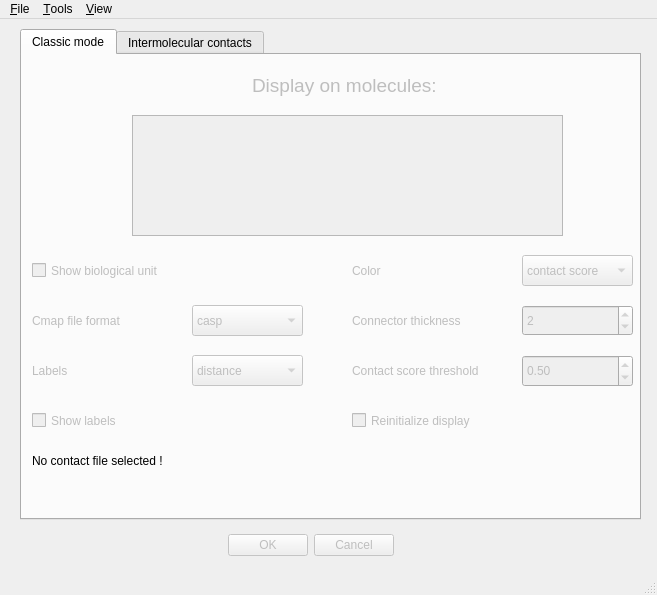
<?xml version="1.0" encoding="UTF-8"?>
<ui version="4.0">
 <class>MainWindow</class>
 <widget class="QMainWindow" name="MainWindow">
  <property name="geometry">
   <rect>
    <x>0</x>
    <y>0</y>
    <width>657</width>
    <height>595</height>
   </rect>
  </property>
  <property name="windowTitle">
   <string>MainWindow</string>
  </property>
  <widget class="QWidget" name="centralwidget">
   <widget class="QTabWidget" name="tabWidget">
    <property name="geometry">
     <rect>
      <x>20</x>
      <y>10</y>
      <width>621</width>
      <height>491</height>
     </rect>
    </property>
    <property name="currentIndex">
     <number>0</number>
    </property>
    <widget class="QWidget" name="tab">
     <attribute name="title">
      <string>Classic mode</string>
     </attribute>
     <widget class="QCheckBox" name="CleanDisplayCheckBox">
      <property name="enabled">
       <bool>false</bool>
      </property>
      <property name="geometry">
       <rect>
        <x>330</x>
        <y>350</y>
        <width>151</width>
        <height>31</height>
       </rect>
      </property>
      <property name="text">
       <string>Reinitialize display</string>
      </property>
     </widget>
     <widget class="QComboBox" name="ColorChoiceComboBox">
      <property name="enabled">
       <bool>false</bool>
      </property>
      <property name="geometry">
       <rect>
        <x>500</x>
        <y>200</y>
        <width>111</width>
        <height>31</height>
       </rect>
      </property>
      <property name="currentIndex">
       <number>0</number>
      </property>
      <item>
       <property name="text">
        <string>contact score</string>
       </property>
      </item>
      <item>
       <property name="text">
        <string>false positives</string>
       </property>
      </item>
      <item>
       <property name="text">
        <string>contact satisfaction</string>
       </property>
      </item>
      <item>
       <property name="text">
        <string>contact range</string>
       </property>
      </item>
      <item>
       <property name="text">
        <string>black</string>
       </property>
      </item>
      <item>
       <property name="text">
        <string>blue</string>
       </property>
      </item>
      <item>
       <property name="text">
        <string>brown</string>
       </property>
      </item>
      <item>
       <property name="text">
        <string>green</string>
       </property>
      </item>
      <item>
       <property name="text">
        <string>grey</string>
       </property>
      </item>
      <item>
       <property name="text">
        <string>orange</string>
       </property>
      </item>
      <item>
       <property name="text">
        <string>pink</string>
       </property>
      </item>
      <item>
       <property name="text">
        <string>purple</string>
       </property>
      </item>
      <item>
       <property name="text">
        <string>red</string>
       </property>
      </item>
      <item>
       <property name="text">
        <string>yellow</string>
       </property>
      </item>
      <item>
       <property name="text">
        <string>white</string>
       </property>
      </item>
     </widget>
     <widget class="QComboBox" name="LabelChoiceComboBox">
      <property name="enabled">
       <bool>false</bool>
      </property>
      <property name="geometry">
       <rect>
        <x>170</x>
        <y>300</y>
        <width>111</width>
        <height>31</height>
       </rect>
      </property>
      <property name="currentIndex">
       <number>0</number>
      </property>
      <item>
       <property name="text">
        <string>distance</string>
       </property>
      </item>
      <item>
       <property name="text">
        <string>score</string>
       </property>
      </item>
      <item>
       <property name="text">
        <string>sequence separation</string>
       </property>
      </item>
     </widget>
     <widget class="QDoubleSpinBox" name="ScoreThresholdSpinBox">
      <property name="enabled">
       <bool>false</bool>
      </property>
      <property name="geometry">
       <rect>
        <x>500</x>
        <y>300</y>
        <width>111</width>
        <height>32</height>
       </rect>
      </property>
      <property name="decimals">
       <number>2</number>
      </property>
      <property name="maximum">
       <double>1.000000000000000</double>
      </property>
      <property name="singleStep">
       <double>0.100000000000000</double>
      </property>
      <property name="value">
       <double>0.500000000000000</double>
      </property>
     </widget>
     <widget class="QLabel" name="NoFileSelectedLabel">
      <property name="geometry">
       <rect>
        <x>10</x>
        <y>390</y>
        <width>601</width>
        <height>31</height>
       </rect>
      </property>
      <property name="text">
       <string>No contact file selected !</string>
      </property>
     </widget>
     <widget class="QLabel" name="ColorChoiceLabel">
      <property name="enabled">
       <bool>false</bool>
      </property>
      <property name="geometry">
       <rect>
        <x>330</x>
        <y>200</y>
        <width>81</width>
        <height>31</height>
       </rect>
      </property>
      <property name="text">
       <string>Color</string>
      </property>
     </widget>
     <widget class="QSpinBox" name="ThicknessSpinBox">
      <property name="enabled">
       <bool>false</bool>
      </property>
      <property name="geometry">
       <rect>
        <x>500</x>
        <y>250</y>
        <width>111</width>
        <height>31</height>
       </rect>
      </property>
      <property name="maximum">
       <number>10</number>
      </property>
      <property name="value">
       <number>2</number>
      </property>
      <property name="displayIntegerBase" stdset="0">
       <number>10</number>
      </property>
     </widget>
     <widget class="QLabel" name="CmapFormatLabel">
      <property name="enabled">
       <bool>false</bool>
      </property>
      <property name="geometry">
       <rect>
        <x>10</x>
        <y>250</y>
        <width>121</width>
        <height>31</height>
       </rect>
      </property>
      <property name="text">
       <string>Cmap file format</string>
      </property>
     </widget>
     <widget class="QLabel" name="ScoreThresholdLabel">
      <property name="enabled">
       <bool>false</bool>
      </property>
      <property name="geometry">
       <rect>
        <x>330</x>
        <y>300</y>
        <width>151</width>
        <height>31</height>
       </rect>
      </property>
      <property name="text">
       <string>Contact score threshold</string>
      </property>
     </widget>
     <widget class="QLabel" name="Optionslabel">
      <property name="enabled">
       <bool>false</bool>
      </property>
      <property name="geometry">
       <rect>
        <x>230</x>
        <y>10</y>
        <width>191</width>
        <height>41</height>
       </rect>
      </property>
      <property name="font">
       <font>
        <pointsize>14</pointsize>
        <italic>false</italic>
       </font>
      </property>
      <property name="text">
       <string>Display on molecules:</string>
      </property>
     </widget>
     <widget class="QComboBox" name="CmapFormatComboBox">
      <property name="enabled">
       <bool>false</bool>
      </property>
      <property name="geometry">
       <rect>
        <x>170</x>
        <y>250</y>
        <width>111</width>
        <height>31</height>
       </rect>
      </property>
      <property name="currentIndex">
       <number>0</number>
      </property>
      <item>
       <property name="text">
        <string>casp</string>
       </property>
      </item>
      <item>
       <property name="text">
        <string>comsat</string>
       </property>
      </item>
      <item>
       <property name="text">
        <string>epcmap</string>
       </property>
      </item>
      <item>
       <property name="text">
        <string>evfold</string>
       </property>
      </item>
      <item>
       <property name="text">
        <string>flib</string>
       </property>
      </item>
      <item>
       <property name="text">
        <string>freecontact</string>
       </property>
      </item>
      <item>
       <property name="text">
        <string>gremlin</string>
       </property>
      </item>
      <item>
       <property name="text">
        <string>membrain</string>
       </property>
      </item>
      <item>
       <property name="text">
        <string>nebcon</string>
       </property>
      </item>
      <item>
       <property name="text">
        <string>pconsc</string>
       </property>
      </item>
      <item>
       <property name="text">
        <string>plmdca</string>
       </property>
      </item>
      <item>
       <property name="text">
        <string>psicov</string>
       </property>
      </item>
     </widget>
     <widget class="QCheckBox" name="ShowLabelsCheckBox">
      <property name="enabled">
       <bool>false</bool>
      </property>
      <property name="geometry">
       <rect>
        <x>10</x>
        <y>350</y>
        <width>111</width>
        <height>31</height>
       </rect>
      </property>
      <property name="text">
       <string>Show labels</string>
      </property>
     </widget>
     <widget class="QLabel" name="ThicknessLabel">
      <property name="enabled">
       <bool>false</bool>
      </property>
      <property name="geometry">
       <rect>
        <x>330</x>
        <y>250</y>
        <width>141</width>
        <height>31</height>
       </rect>
      </property>
      <property name="text">
       <string>Connector thickness</string>
      </property>
     </widget>
     <widget class="QLabel" name="LabelChoiceLabel">
      <property name="enabled">
       <bool>false</bool>
      </property>
      <property name="geometry">
       <rect>
        <x>10</x>
        <y>300</y>
        <width>121</width>
        <height>31</height>
       </rect>
      </property>
      <property name="text">
       <string>Labels</string>
      </property>
     </widget>
     <widget class="QListView" name="MoleculeSelectionListView">
      <property name="enabled">
       <bool>false</bool>
      </property>
      <property name="geometry">
       <rect>
        <x>110</x>
        <y>60</y>
        <width>431</width>
        <height>121</height>
       </rect>
      </property>
     </widget>
     <widget class="QCheckBox" name="ShowBioUnitCheckBox">
      <property name="enabled">
       <bool>false</bool>
      </property>
      <property name="geometry">
       <rect>
        <x>10</x>
        <y>200</y>
        <width>271</width>
        <height>31</height>
       </rect>
      </property>
      <property name="text">
       <string>Show biological unit</string>
      </property>
     </widget>
    </widget>
    <widget class="QWidget" name="tab_2">
     <attribute name="title">
      <string>Intermolecular contacts</string>
     </attribute>
    </widget>
   </widget>
   <widget class="QDialogButtonBox" name="FinalButtonBox">
    <property name="enabled">
     <bool>false</bool>
    </property>
    <property name="geometry">
     <rect>
      <x>220</x>
      <y>510</y>
      <width>181</width>
      <height>32</height>
     </rect>
    </property>
    <property name="orientation">
     <enum>Qt::Horizontal</enum>
    </property>
    <property name="standardButtons">
     <set>QDialogButtonBox::Cancel|QDialogButtonBox::Ok</set>
    </property>
    <property name="centerButtons">
     <bool>true</bool>
    </property>
   </widget>
  </widget>
  <widget class="QMenuBar" name="menubar">
   <property name="geometry">
    <rect>
     <x>0</x>
     <y>0</y>
     <width>657</width>
     <height>25</height>
    </rect>
   </property>
   <widget class="QMenu" name="menu_File">
    <property name="title">
     <string>&amp;File</string>
    </property>
    <addaction name="actionOpen_cmap"/>
    <addaction name="actionOpen_cif"/>
   </widget>
   <widget class="QMenu" name="menu_View">
    <property name="title">
     <string>&amp;View</string>
    </property>
   </widget>
   <widget class="QMenu" name="menu_Tools">
    <property name="title">
     <string>&amp;Tools</string>
    </property>
    <widget class="QMenu" name="menuDistance_threshold">
     <property name="title">
      <string>Distance threshold</string>
     </property>
     <addaction name="actionShow_neighbours"/>
     <addaction name="actionShow_short"/>
     <addaction name="actionShow_medium"/>
     <addaction name="actionShow_long"/>
    </widget>
    <addaction name="menuDistance_threshold"/>
   </widget>
   <addaction name="menu_File"/>
   <addaction name="menu_Tools"/>
   <addaction name="menu_View"/>
  </widget>
  <widget class="QStatusBar" name="statusbar"/>
  <action name="actionOpen_cmap">
   <property name="text">
    <string>Open cmap</string>
   </property>
  </action>
  <action name="actionFilter_out_contacts">
   <property name="text">
    <string>Filter out contacts</string>
   </property>
  </action>
  <action name="actionShow_long">
   <property name="checkable">
    <bool>true</bool>
   </property>
   <property name="checked">
    <bool>true</bool>
   </property>
   <property name="text">
    <string>Show long</string>
   </property>
  </action>
  <action name="actionShow_medium">
   <property name="checkable">
    <bool>true</bool>
   </property>
   <property name="checked">
    <bool>true</bool>
   </property>
   <property name="text">
    <string>Show medium</string>
   </property>
  </action>
  <action name="actionShow_short">
   <property name="checkable">
    <bool>true</bool>
   </property>
   <property name="checked">
    <bool>true</bool>
   </property>
   <property name="text">
    <string>Show short</string>
   </property>
  </action>
  <action name="actionShow_neighbours">
   <property name="checkable">
    <bool>true</bool>
   </property>
   <property name="checked">
    <bool>true</bool>
   </property>
   <property name="text">
    <string>Show neighbours</string>
   </property>
  </action>
  <action name="actionShow_Biological_Unit">
   <property name="text">
    <string>Show Biological Unit</string>
   </property>
  </action>
  <action name="actionOpen_cif">
   <property name="text">
    <string>Open cif</string>
   </property>
  </action>
 </widget>
 <resources/>
 <connections/>
</ui>
